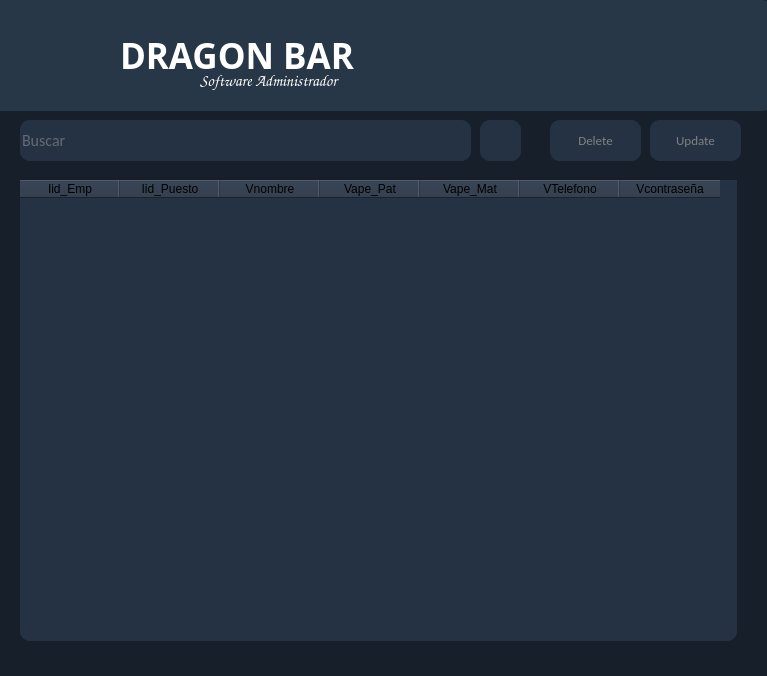
<?xml version="1.0" encoding="UTF-8"?>
<ui version="4.0">
 <class>MainWindow</class>
 <widget class="QMainWindow" name="MainWindow">
  <property name="geometry">
   <rect>
    <x>0</x>
    <y>0</y>
    <width>767</width>
    <height>676</height>
   </rect>
  </property>
  <property name="windowTitle">
   <string>Lista de Empleados</string>
  </property>
  <property name="windowIcon">
   <iconset>
    <normaloff>Icons/DRAGONN.ico</normaloff>Icons/DRAGONN.ico</iconset>
  </property>
  <property name="styleSheet">
   <string notr="true">background-color:rgb(23, 32, 42);</string>
  </property>
  <widget class="QWidget" name="centralwidget">
   <widget class="QFrame" name="frame">
    <property name="geometry">
     <rect>
      <x>-20</x>
      <y>0</y>
      <width>801</width>
      <height>111</height>
     </rect>
    </property>
    <property name="styleSheet">
     <string notr="true">background-color:rgb(40, 55, 71);
border-radius:20px;
</string>
    </property>
    <property name="frameShape">
     <enum>QFrame::StyledPanel</enum>
    </property>
    <property name="frameShadow">
     <enum>QFrame::Raised</enum>
    </property>
    <widget class="QLabel" name="label">
     <property name="geometry">
      <rect>
       <x>-4</x>
       <y>0</y>
       <width>141</width>
       <height>101</height>
      </rect>
     </property>
     <property name="text">
      <string/>
     </property>
     <property name="pixmap">
      <pixmap>Icons/DRAGONN.ico</pixmap>
     </property>
    </widget>
    <widget class="QLabel" name="label_usuario_2">
     <property name="geometry">
      <rect>
       <x>220</x>
       <y>70</y>
       <width>191</width>
       <height>21</height>
      </rect>
     </property>
     <property name="font">
      <font>
       <family>Comic Sans MS</family>
       <pointsize>12</pointsize>
       <weight>50</weight>
       <bold>false</bold>
      </font>
     </property>
     <property name="styleSheet">
      <string notr="true">color:white;
border-radius:5px;</string>
     </property>
     <property name="text">
      <string>Software Administrador</string>
     </property>
    </widget>
    <widget class="QLabel" name="label_2">
     <property name="geometry">
      <rect>
       <x>140</x>
       <y>30</y>
       <width>271</width>
       <height>51</height>
      </rect>
     </property>
     <property name="font">
      <font>
       <family>Arial Black</family>
       <pointsize>26</pointsize>
       <weight>75</weight>
       <bold>true</bold>
      </font>
     </property>
     <property name="styleSheet">
      <string notr="true">color:white;</string>
     </property>
     <property name="text">
      <string>DRAGON BAR</string>
     </property>
    </widget>
    <zorder>label</zorder>
    <zorder>label_2</zorder>
    <zorder>label_usuario_2</zorder>
   </widget>
   <widget class="QTableWidget" name="table_Emp">
    <property name="geometry">
     <rect>
      <x>20</x>
      <y>180</y>
      <width>717</width>
      <height>461</height>
     </rect>
    </property>
    <property name="styleSheet">
     <string notr="true">background-color:rgb(37, 50, 67);color:black;
border-radius:10px;</string>
    </property>
    <column>
     <property name="text">
      <string>Iid_Emp</string>
     </property>
    </column>
    <column>
     <property name="text">
      <string>Iid_Puesto</string>
     </property>
    </column>
    <column>
     <property name="text">
      <string>Vnombre</string>
     </property>
    </column>
    <column>
     <property name="text">
      <string>Vape_Pat</string>
     </property>
    </column>
    <column>
     <property name="text">
      <string>Vape_Mat</string>
     </property>
    </column>
    <column>
     <property name="text">
      <string>VTelefono</string>
     </property>
    </column>
    <column>
     <property name="text">
      <string>Vcontraseña</string>
     </property>
    </column>
   </widget>
   <widget class="QLineEdit" name="text_emp">
    <property name="geometry">
     <rect>
      <x>20</x>
      <y>120</y>
      <width>451</width>
      <height>41</height>
     </rect>
    </property>
    <property name="font">
     <font>
      <family>Calibri</family>
      <pointsize>12</pointsize>
     </font>
    </property>
    <property name="styleSheet">
     <string notr="true">background-color:rgb(37, 50, 67);color:rgb(162, 162, 162);
border-radius:10px;</string>
    </property>
    <property name="maxLength">
     <number>4</number>
    </property>
    <property name="alignment">
     <set>Qt::AlignLeading|Qt::AlignLeft|Qt::AlignVCenter</set>
    </property>
    <property name="placeholderText">
     <string>Buscar</string>
    </property>
   </widget>
   <widget class="QPushButton" name="btn_buscar">
    <property name="enabled">
     <bool>true</bool>
    </property>
    <property name="geometry">
     <rect>
      <x>480</x>
      <y>120</y>
      <width>41</width>
      <height>41</height>
     </rect>
    </property>
    <property name="font">
     <font>
      <family>Calibri</family>
      <pointsize>10</pointsize>
     </font>
    </property>
    <property name="cursor">
     <cursorShape>PointingHandCursor</cursorShape>
    </property>
    <property name="styleSheet">
     <string notr="true">QPushButton{
background-color:rgb(37, 50, 67);color:gray;
border-radius:10px;
}

QPushButton:hover{
background-color:rgb(159, 159, 159);

}</string>
    </property>
    <property name="text">
     <string/>
    </property>
    <property name="icon">
     <iconset>
      <normaloff>Icons/buscar.ico</normaloff>Icons/buscar.ico</iconset>
    </property>
   </widget>
   <widget class="QPushButton" name="btn_delete">
    <property name="enabled">
     <bool>true</bool>
    </property>
    <property name="geometry">
     <rect>
      <x>550</x>
      <y>120</y>
      <width>91</width>
      <height>41</height>
     </rect>
    </property>
    <property name="font">
     <font>
      <family>Calibri</family>
      <pointsize>10</pointsize>
     </font>
    </property>
    <property name="cursor">
     <cursorShape>PointingHandCursor</cursorShape>
    </property>
    <property name="styleSheet">
     <string notr="true">QPushButton{
background-color:rgb(37, 50, 67);color:gray;
border-radius:10px;
}

QPushButton:hover{
background-color:rgb(159, 159, 159);

}</string>
    </property>
    <property name="text">
     <string>Delete</string>
    </property>
   </widget>
   <widget class="QPushButton" name="btn_update">
    <property name="enabled">
     <bool>true</bool>
    </property>
    <property name="geometry">
     <rect>
      <x>650</x>
      <y>120</y>
      <width>91</width>
      <height>41</height>
     </rect>
    </property>
    <property name="font">
     <font>
      <family>Calibri</family>
      <pointsize>10</pointsize>
     </font>
    </property>
    <property name="cursor">
     <cursorShape>PointingHandCursor</cursorShape>
    </property>
    <property name="styleSheet">
     <string notr="true">QPushButton{
background-color:rgb(37, 50, 67);color:gray;
border-radius:10px;
}

QPushButton:hover{
background-color:rgb(159, 159, 159);

}</string>
    </property>
    <property name="text">
     <string>Update</string>
    </property>
   </widget>
  </widget>
  <widget class="QStatusBar" name="statusbar"/>
 </widget>
 <resources/>
 <connections/>
</ui>
